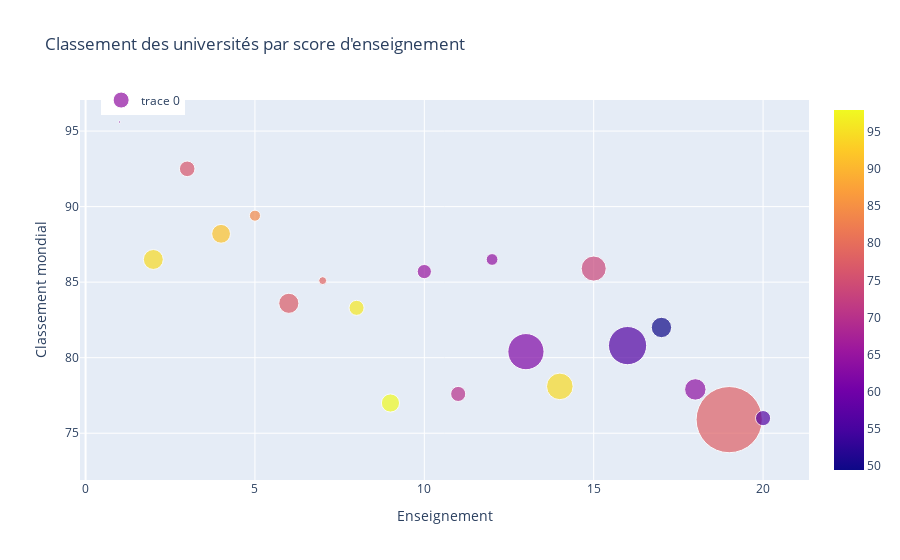

The notebook cell this image was saved under:
### Code cell
# Préparation des données
df2016 = timesData[timesData.year == 2016].iloc[:20,:]
num_students_size  = [float(each.replace(',', '.')) for each in df2016.num_students]
international_color = [float(each) for each in df2016.international]
data = [
    {
        'y': df2016.teaching,
        'x': df2016.world_rank,
        'mode': 'markers',
        'marker': {
            'color': international_color,
            'size': num_students_size,
            'showscale': True
        },
        "text" :  df2016.university_name,
        }
]
layout = dict(title = "Classement des universités par score d'enseignement",
            xaxis_title="Enseignement",
            yaxis_title="Classement mondial",
            showlegend=True,
            legend=dict(x=0.029,y=1.038,font=dict(size=12),traceorder="normal")   
             )

fig = dict(data=data, layout=layout)
iplot(fig)

### Figure 1 — Plotly figure (JSON) as saved in the notebook; plotly's stock layout.template omitted (floating-point values rounded to 4 significant figures)
{"data": [{"marker": {"color": [64, 94.4, 76.3, 91.5, 84, 77.2, 78.5, 96, 97.9, 65, 70, 64.3, 61.9, 94.4, 73.5, 56.4, 49.5, 63.9, 77.8, 56.5], "showscale": true, "size": [2.243, 19.92, 15.6, 18.81, 11.07, 20.15, 7.929, 15.06, 18.18, 14.22, 15.13, 11.75, 36.19, 26.61, 25.05, 38.21, 20.38, 21.42, 66.2, 15.17]}, "mode": "markers", "text": ["California Institute of Technology", "University of Oxford", "Stanford University", "University of Cambridge", "Massachusetts Institute of Technology", "Harvard University", "Princeton University", "Imperial College London", "ETH Zurich – Swiss Federal Institute of Technology Zurich", "University of Chicago", "Johns Hopkins University", "Yale University", "University of California, Berkeley", "University College London", "Columbia University", "University of California, Los Angeles", "University of Pennsylvania", "Cornell University", "University of Toronto", "Duke University"], "type": "scatter", "x": ["1", "2", "3", "4", "5", "6", "7", "8", "9", "10", "11", "12", "13", "14", "15", "16", "17", "18", "19", "20"], "y": [95.6, 86.5, 92.5, 88.2, 89.4, 83.6, 85.1, 83.3, 77, 85.7, 77.6, 86.5, 80.4, 78.1, 85.9, 80.8, 82, 77.9, 75.9, 76]}], "layout": {"legend": {"font": {"size": 12}, "traceorder": "normal", "x": 0.029, "y": 1.038}, "showlegend": true, "title": {"text": "Classement des universités par score d'enseignement"}, "xaxis": {"title": {"text": "Enseignement"}}, "yaxis": {"title": {"text": "Classement mondial"}}}}
